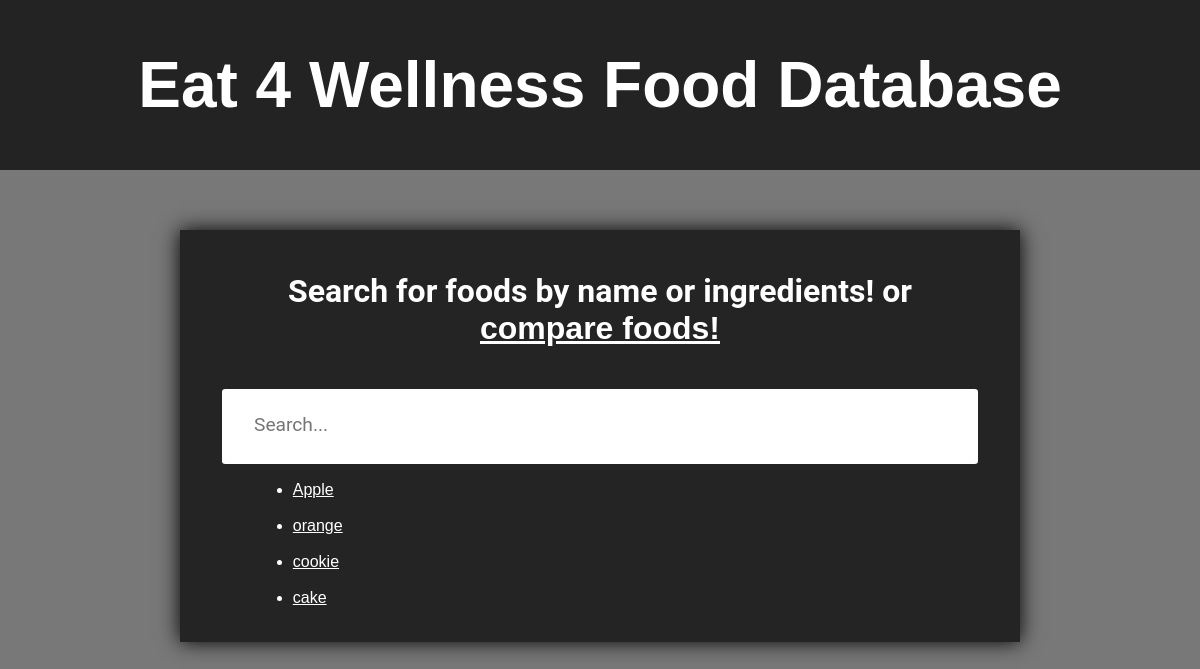
Page /food/ on the earlier database version.
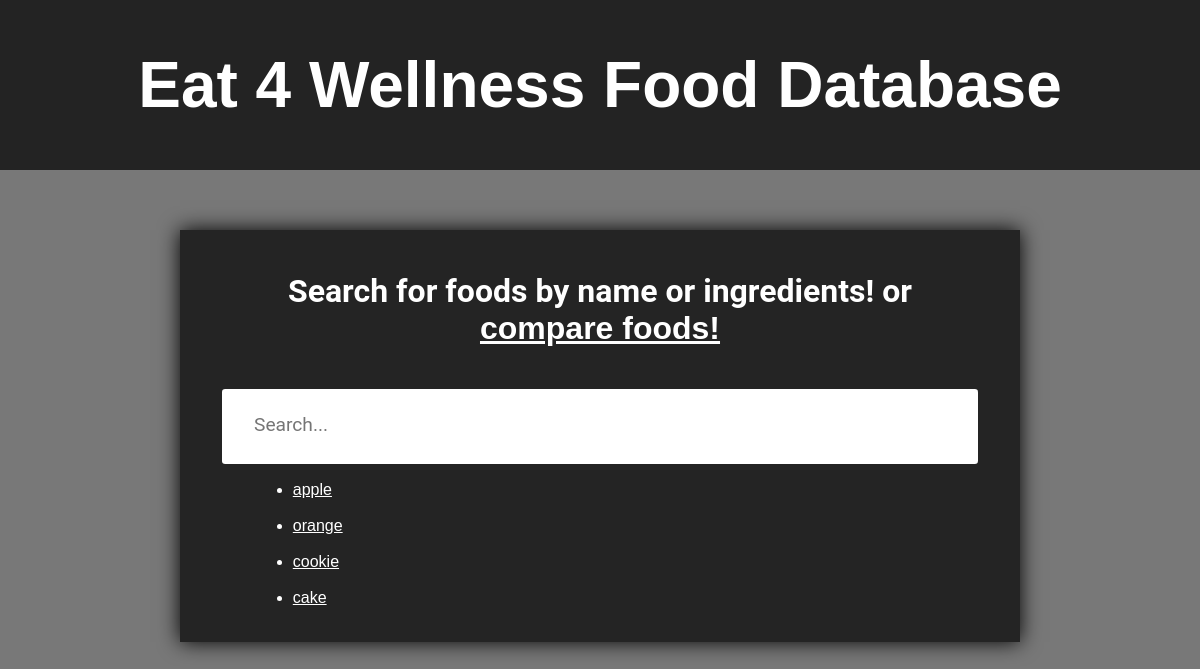
Same page on the later database version.
### food/models.py (models this page shows)
class food(models.Model):
    name = models.CharField(max_length=200, default='food')
    carbohydrates = models.IntegerField(default=0)
    fat = models.IntegerField(default=0)
    protein = models.IntegerField(default=0)
    calories = models.IntegerField(default=0)
    ingredients = models.CharField(max_length=200)

### food/views.py (the view)
# urls.py: path('', views.index, name='index'),
def index(request):
    food_list = food.objects.order_by('calories')[:15]
    output = ', '.join([q.name for q in food_list])
    return render(request, 'food/index.html', {'food_list': food_list})

### food/templates/food/index.html (shortened to what this page needs)
<html>
    <head>
        {% load static %}
        <link rel="stylesheet" type=text/css href="{% static 'css/index.css' %}">
    </head>
    <body>
        <div id="tsparticles" style="position: fixed; z-index: -1;">
        </div>
        <div id=banner>
            <h1>Eat 4 Wellness Food Database</h1>
        </div>
        <div id=content>
            <div id=search>
                <h1 id=search_title>Search for foods by name or ingredients! or <a href='compare_search'>compare foods!</a></h1>
                <form id=input_box action="{% url 'search' %}" method="get">
                    <input id=box name="q" type="text" placeholder="Search...">
                </form>
            </div>
            <div id=foods>
                {% if food_list %}
                    <ul>
                    {% for food in food_list %}
                        <li><a href="/food/{{ food.name }}/">{{ food.name }}</a></li><br/>
                    {% endfor %}
                    </ul>
                {% else %}
                    <p>No food is available.</p>
                {% endif %}
            </div>
        </div>
    </body>
</html>

Differences in the rows shown:
changed food: name "Apple" → "apple"
